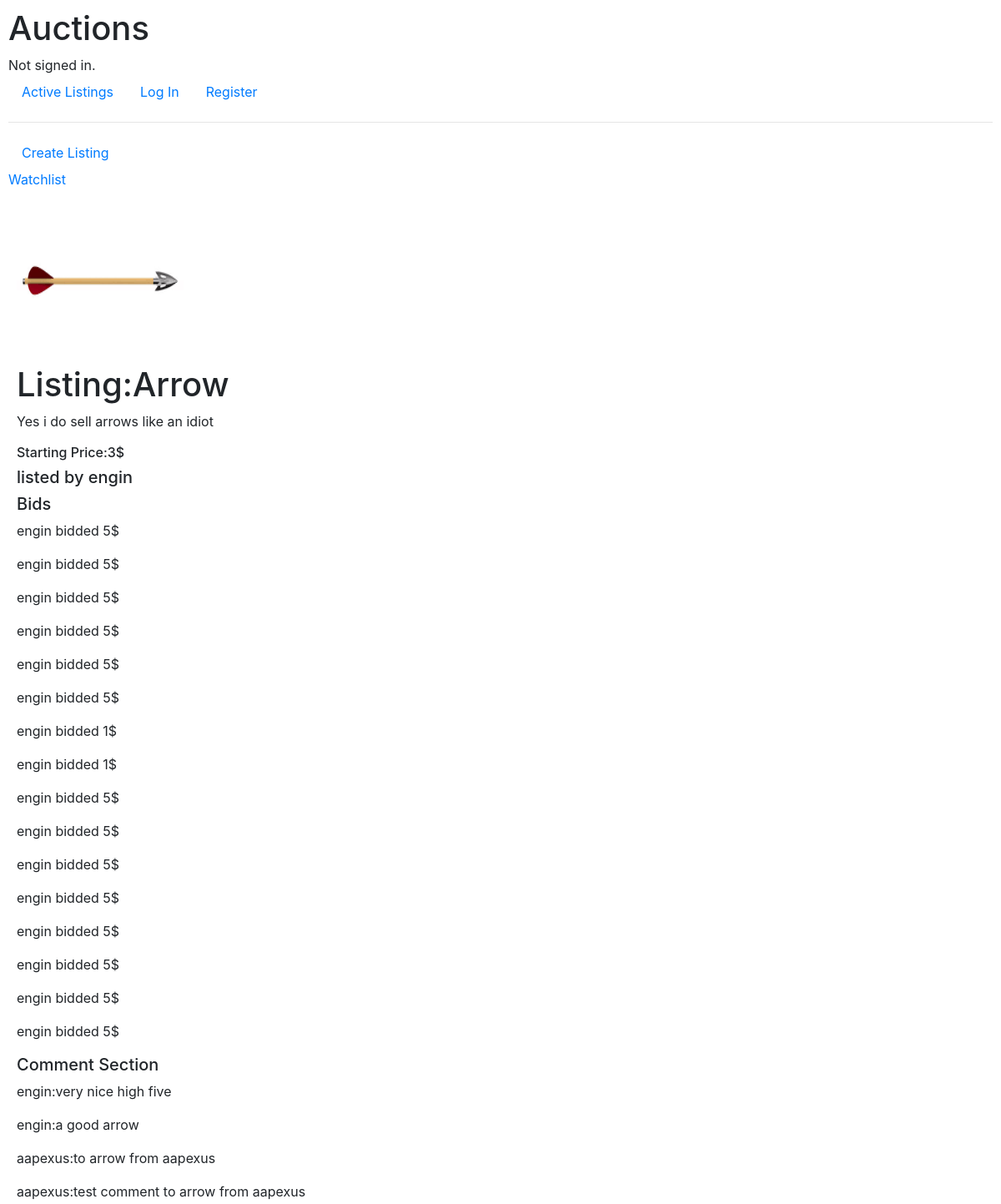
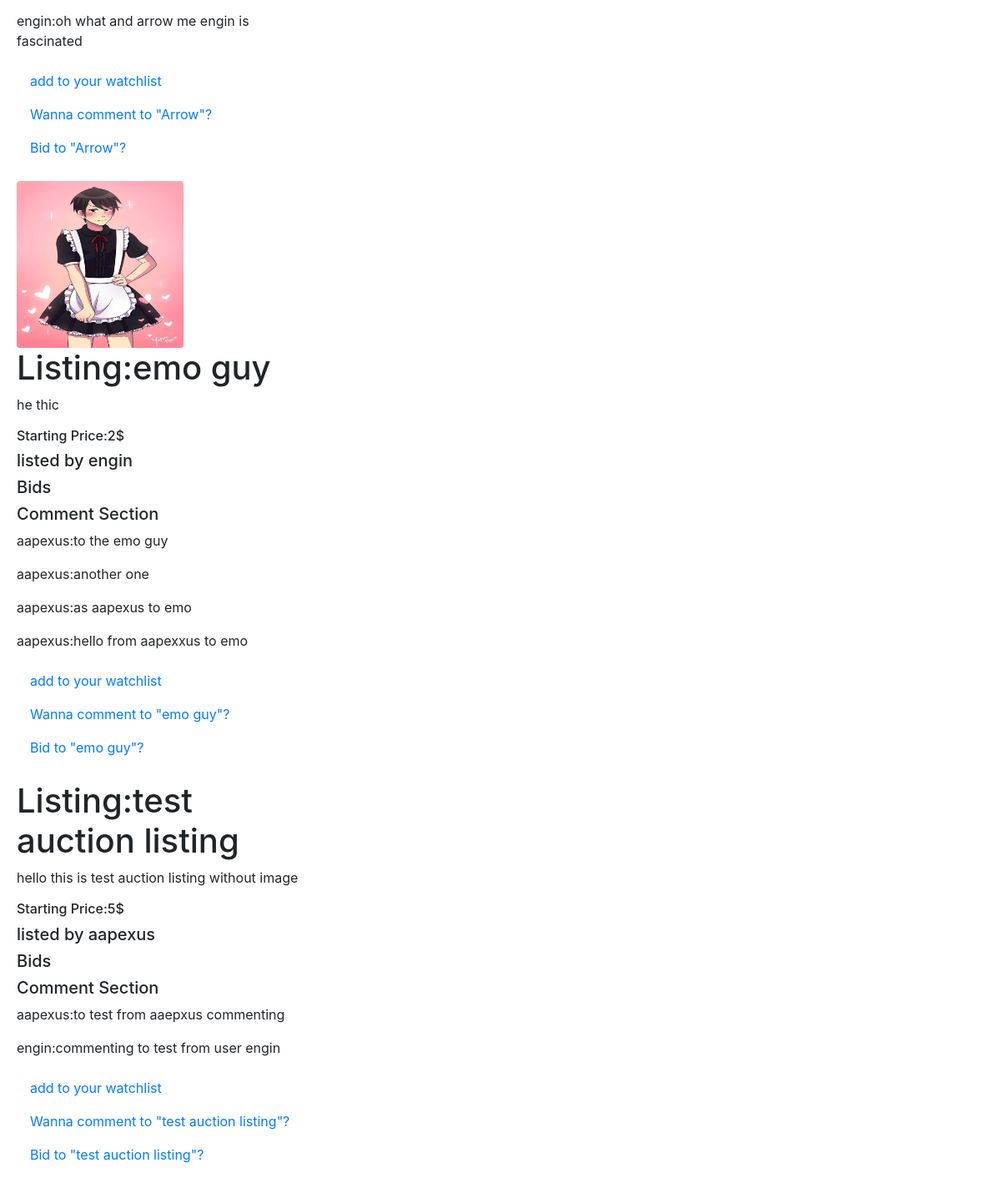
The app's page /, older data (2 pictures, top to bottom).
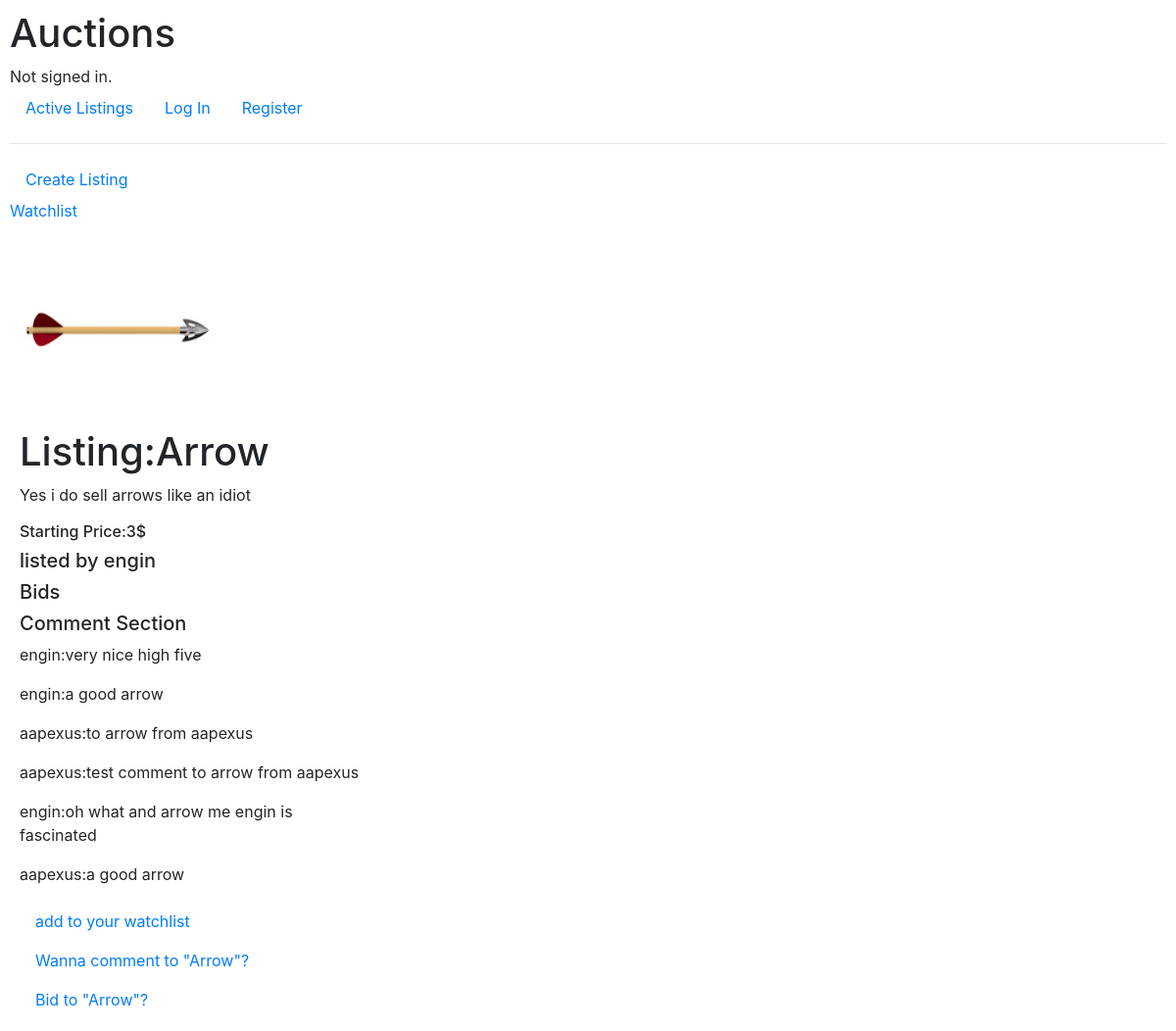
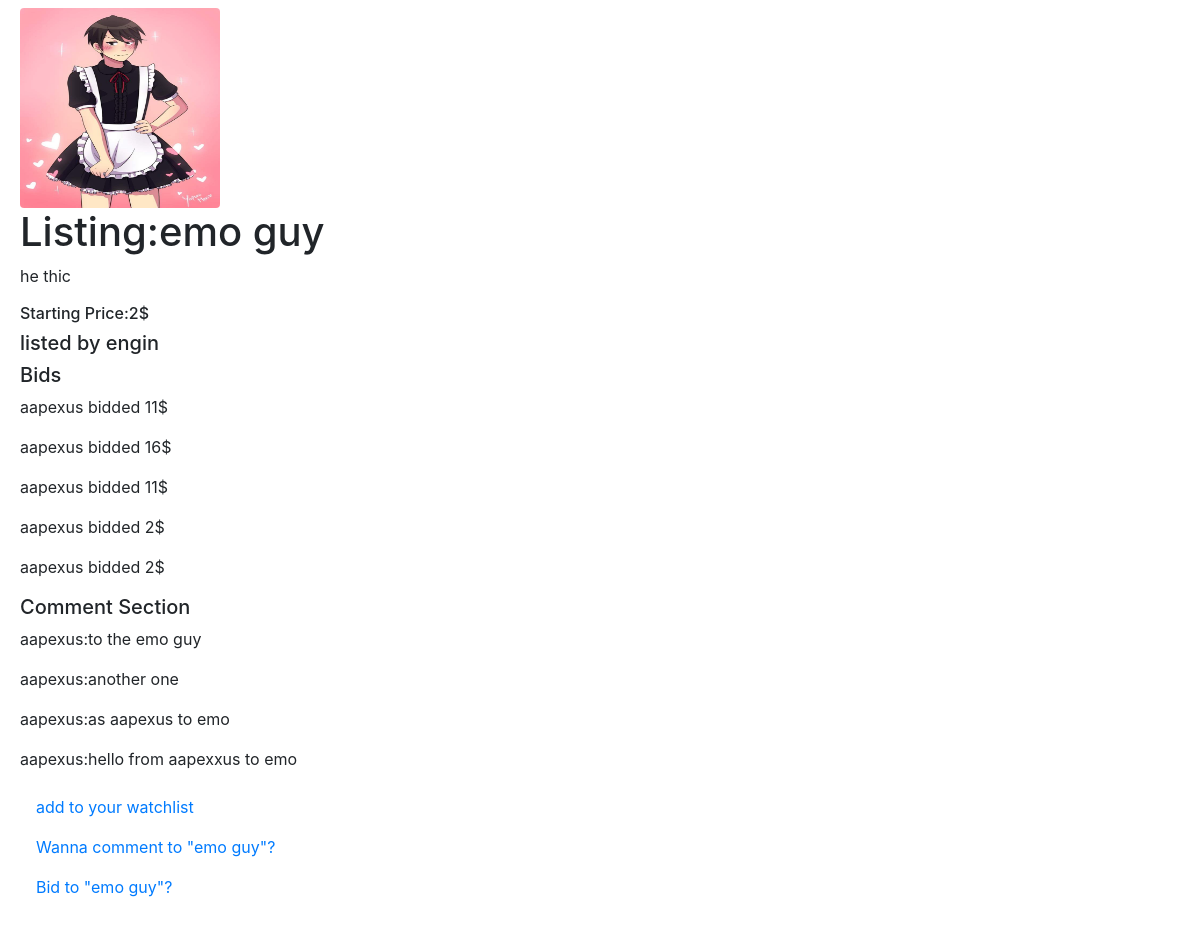
The same page, newer data (2 pictures, top to bottom).
### auctions/models.py (models this page shows, shortened)
class Auctions(models.Model):
    title = models.CharField(max_length=100)
    description = models.TextField()
    first_date = models.DateTimeField(auto_now=True)
    category = models.CharField(max_length=100,default='No category',null=True,blank=True)
    starting_price = models.IntegerField()
    image = models.ImageField(upload_to='uploads/', null=True, blank=True)
    user = models.ForeignKey(User, on_delete=models.CASCADE)

class User(AbstractUser):
    pass

class Bid(models.Model):
    user = models.ForeignKey(User, on_delete=models.CASCADE)
    auction = models.ForeignKey(Auctions, on_delete=models.CASCADE,related_name='bids', null=True, blank=True)
    bid_amount = models.PositiveIntegerField(default=None)

class Comment(models.Model):
    user = models.ForeignKey(User, on_delete=models.CASCADE)
    auction = models.ForeignKey(Auctions, on_delete=models.CASCADE,related_name='comments', null=True, blank=True)
    comment_text = models.CharField(max_length=100)

### auctions/views.py (the view)
# urls.py: path("", views.index, name="index"),
def index(request):
    display = Auctions.objects.all()
    return render(request, "auctions/index.html",context={
        'display': display,
        })

### auctions/templates/auctions/index.html (shortened to what this page needs)
{% extends "auctions/layout.html" %}
{% block body %}
    <a class="nav-link" href="{% url 'make_listing' %}">Create Listing</a>
    <a href="{% url 'watchlist' %}">Watchlist</a>
    {% for i in display %}
    <div class="row">
    <div class="col-lg-4">
    <div class="box-element product">
    <div>
    {% if i.image %}
    <img class="rounded" src="media/{{ i.image }}" width="200" height="200">
    {% endif %}
    </div>
    <h1>Listing:{{ i.title }}</h1>
    <p>{{ i.description }}</p>
    <h6>Starting Price:{{ i.starting_price }}$</h6>
    <h5>listed by {{ i.user }}</h5>
    <h5>Bids</h5>
    {% for bid in i.bids.all %}
    {% if bid == None %}
    <h6>No bids</h6>
    {% else %}
    <p>{{ bid.user }} bidded {{ bid.bid_amount }}$</p>
    {% endif %}
    {% endfor %}
    <h5>Comment Section</h5>
    {% for comment in i.comments.all %}
    <div>{% if comment != Null %}
    <p>{{ comment.user }}:{{ comment.comment_text }}</p>
    {% else %}
    <h6>No comments been made</h6>
    {% endif %}
    </div>
    {% endfor %}
    <a class="nav-link" href="{% url 'add_watchlist' pk=i.pk %}">add to your watchlist</a>
    <a class="nav-link" href="{% url 'comment' pk=i.pk %}">Wanna comment to "{{ i.title }}"?</a>
    <a class="nav-link" href="{% url 'bidding' pk=i.pk %}">Bid to "{{ i.title }}"?</a>
    </div>
    </div>
    </div>
    {% endfor %}
{% endblock %}

Row changes from the older to the newer data that the page shows:
removed Bid: user "engin", bid_amount "5", shown under Auctions "Arrow"
removed Bid: user "engin", bid_amount "5", shown under Auctions "Arrow"
removed Bid: user "engin", bid_amount "5", shown under Auctions "Arrow"
removed Bid: user "engin", bid_amount "5", shown under Auctions "Arrow"
removed Bid: user "engin", bid_amount "5", shown under Auctions "Arrow"
removed Bid: user "engin", bid_amount "5", shown under Auctions "Arrow"
removed Bid: user "engin", bid_amount "1", shown under Auctions "Arrow"
removed Bid: user "engin", bid_amount "1", shown under Auctions "Arrow"
removed Bid: user "engin", bid_amount "5", shown under Auctions "Arrow"
removed Bid: user "engin", bid_amount "5", shown under Auctions "Arrow"
removed Bid: user "engin", bid_amount "5", shown under Auctions "Arrow"
removed Bid: user "engin", bid_amount "5", shown under Auctions "Arrow"
removed Bid: user "engin", bid_amount "5", shown under Auctions "Arrow"
removed Bid: user "engin", bid_amount "5", shown under Auctions "Arrow"
removed Bid: user "engin", bid_amount "5", shown under Auctions "Arrow"
removed Bid: user "engin", bid_amount "5", shown under Auctions "Arrow"
removed Auctions: title "test auction listing", description "hello this is test auction listing without image", starting_price "5", user "aapexus"
removed Comment: user "aapexus", comment_text "to test from aaepxus commenting", shown under "test auction listing"
removed Comment: user "engin", comment_text "commenting to test from user engin", shown under "test auction listing"
added Comment: user "aapexus", comment_text "a good arrow", shown under Auctions "Arrow"
added Bid: user "aapexus", bid_amount "11", shown under Auctions "emo guy"
added Bid: user "aapexus", bid_amount "16", shown under Auctions "emo guy"
added Bid: user "aapexus", bid_amount "11", shown under Auctions "emo guy"
added Bid: user "aapexus", bid_amount "2", shown under Auctions "emo guy"
added Bid: user "aapexus", bid_amount "2", shown under Auctions "emo guy"
